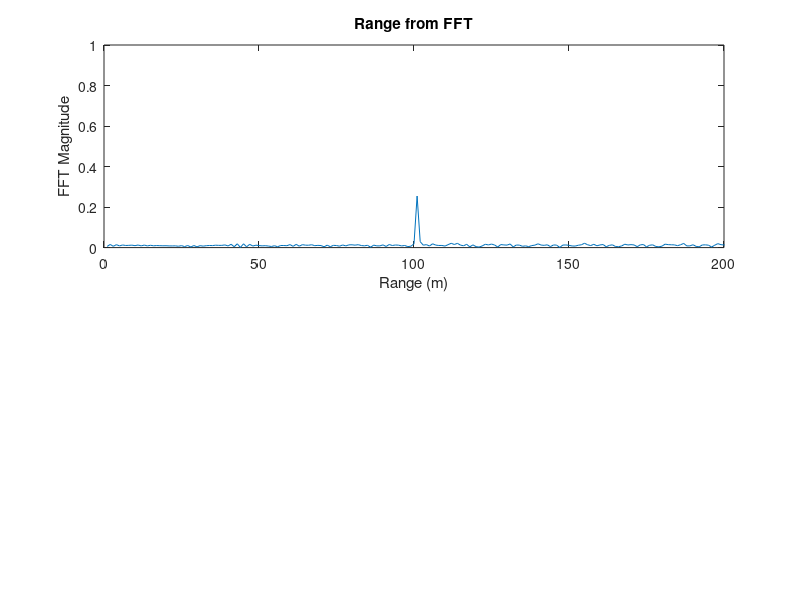
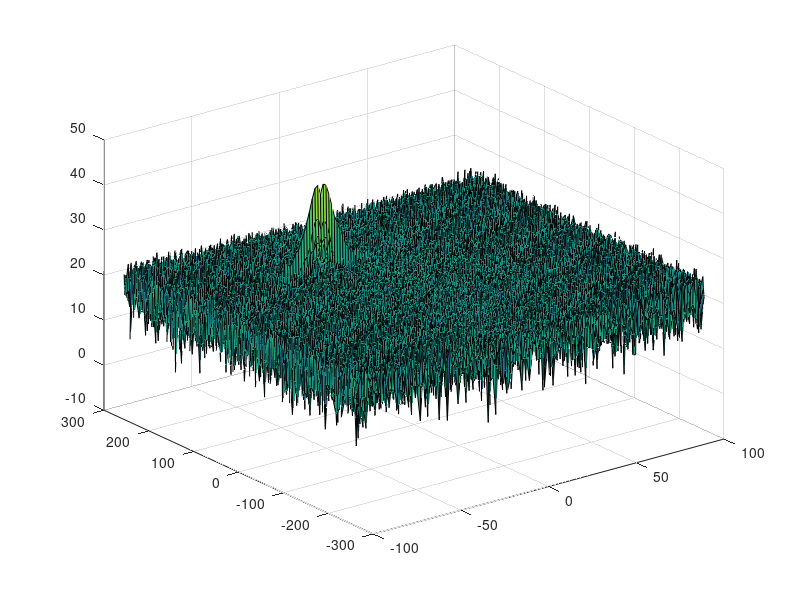

MATLAB code for these plots, in order: (Note: this script raises an error after producing the figures.)
clear all
clc;

%% Radar Specifications 
%%%%%%%%%%%%%%%%%%%%%%%%%%%
% Frequency of operation = 77GHz
% Max Range = 200m
% Range Resolution = 1 m
% Max Velocity = 100 m/s
%%%%%%%%%%%%%%%%%%%%%%%%%%%

%speed of light = 3e8
%% User Defined Range and Velocity of target
% *%TODO* :
% define the target's initial position and velocity. Note : Velocity
% remains contant
 range = 100;
 velocity = -30;


%% FMCW Waveform Generation

% *%TODO* :
%Design the FMCW waveform by giving the specs of each of its parameters.
% Calculate the Bandwidth (B), Chirp Time (Tchirp) and Slope (slope) of the FMCW
% chirp using the requirements above.
rangeResolution = 1;
rangeMax=200;
C = 3e8;
bandwidth = C / (2 * rangeResolution);
Tchirp = 5.5 * 2 * rangeMax / C;
slope = bandwidth / Tchirp;

%Operating carrier frequency of Radar 
fc= 77e9;             %carrier freq

                                                          
%The number of chirps in one sequence. Its ideal to have 2^ value for the ease of running the FFT
%for Doppler Estimation. 
Nd=128;                   % #of doppler cells OR #of sent periods % number of chirps

%The number of samples on each chirp. 
Nr=1024;                  %for length of time OR # of range cells

% Timestamp for running the displacement scenario for every sample on each
% chirp
t=linspace(0,Nd*Tchirp,Nr*Nd); %total time for samples


%Creating the vectors for Tx, Rx and Mix based on the total samples input.
Tx=zeros(1,length(t)); %transmitted signal
Rx=zeros(1,length(t)); %received signal
Mix = zeros(1,length(t)); %beat signal

%Similar vectors for range_covered and time delay.
r_t=zeros(1,length(t));
td=zeros(1,length(t));


%% Signal generation and Moving Target simulation
% Running the radar scenario over the time. 

for i=1:length(t)         
    
    
    % *%TODO* :
    %For each time stamp update the Range of the Target for constant velocity. 
    r_t(i) = range + velocity * t(i);
    % *%TODO* :
    %For each time sample we need update the transmitted and
    %received signal. 
    td(i) = 2 * r_t(i) / C;
    Tx(i) = cos(2 * pi * (fc * t(i) + (slope * t(i)^2) / 2));
    Rx(i) = cos(2 * pi * (fc * (t(i) - td(i)) + (slope * (t(i) - td(i))^2) / 2));
    
    % *%TODO* :
    %Now by mixing the Transmit and Receive generate the beat signal
    %This is done by element wise matrix multiplication of Transmit and
    %Receiver Signal
    Mix(i) = Tx(i) .* Rx(i);
    
end

%% RANGE MEASUREMENT


 % *%TODO* :
%reshape the vector into Nr*Nd array. Nr and Nd here would also define the size of
%Range and Doppler FFT respectively.
Mix=reshape(Mix, [Nr, Nd]);
 % *%TODO* :
%run the FFT on the beat signal along the range bins dimension (Nr) and
%normalize.
signal_FFT = fft(Mix, Nr)./Nr;
 % *%TODO* :
% Take the absolute value of FFT output
signal_FFT = abs(signal_FFT);
 % *%TODO* :
% Output of FFT is double sided signal, but we are interested in only one side of the spectrum.
% Hence we throw out half of the samples.
signal_FFT = signal_FFT(1:Nr/2);

%plotting the range
figure ('Name','Range from First FFT')
subplot(2,1,1)

 % *%TODO* :
 % plot FFT output 
plot(signal_FFT);
title('Range from FFT');
xlabel('Range (m)');
ylabel('FFT Magnitude');
 
axis ([0 200 0 1]);



%% RANGE DOPPLER RESPONSE
% The 2D FFT implementation is already provided here. This will run a 2DFFT
% on the mixed signal (beat signal) output and generate a range doppler
% map.You will implement CFAR on the generated RDM


% Range Doppler Map Generation.

% The output of the 2D FFT is an image that has reponse in the range and
% doppler FFT bins. So, it is important to convert the axis from bin sizes
% to range and doppler based on their Max values.

Mix=reshape(Mix,[Nr,Nd]);

% 2D FFT using the FFT size for both dimensions.
sig_fft2 = fft2(Mix,Nr,Nd);

% Taking just one side of signal from Range dimension.
sig_fft2 = sig_fft2(1:Nr/2,1:Nd);
sig_fft2 = fftshift (sig_fft2);
RDM = abs(sig_fft2);
RDM = 10*log10(RDM) ;

%use the surf function to plot the output of 2DFFT and to show axis in both
%dimensions
doppler_axis = linspace(-100,100,Nd);
range_axis = linspace(-200,200,Nr/2)*((Nr/2)/400);
figure,surf(doppler_axis,range_axis,RDM);

%% CFAR implementation

%Slide Window through the complete Range Doppler Map

% *%TODO* :
%Select the number of Training Cells in both the dimensions.
Tr = 8;
Td = 5; 
% *%TODO* :
%Select the number of Guard Cells in both dimensions around the Cell under 
%test (CUT) for accurate estimation
Gr = 2;
Gd = 2;
% *%TODO* :
% offset the threshold by SNR value in dB
offset= 6;
% *%TODO* :
%Create a vector to store noise_level for each iteration on training cells
noise_level = zeros(1,1);


% *%TODO* :
%design a loop such that it slides the CUT across range doppler map by
%giving margins at the edges for Training and Guard Cells.
%For every iteration sum the signal level within all the training
%cells. To sum convert the value from logarithmic to linear using db2pow
%function. Average the summed values for all of the training
%cells used. After averaging convert it back to logarithimic using pow2db.
%Further add the offset to it to determine the threshold. Next, compare the
%signal under CUT with this threshold. If the CUT level > threshold assign
%it a value of 1, else equate it to 0.


   % Use RDM[x,y] as the matrix from the output of 2D FFT for implementing
   % CFAR
r_size = 2 * (Tr + Gr) + 1;  % range size
d_size = 2 * (Td + Gd) + 1;  % doppler size
signal_CFAR = zeros(Nr/2, Nd);
Tcell = r_size * d_size - (2 * Gr + 1) * (2 * Gd + 1);

for i = 1+Tr+Gr:(Nr/2 - (Gr+Tr))
    for j = 1+Td+Gd:(Nd - (Gd+Td))
        sumWithoutTcell = sum(db2pow(RDM(i-Gr:i+Gr, j-Gd:j+Gd)), 'all');
        sumWithTcell = sum(db2pow(RDM(i-(Tr+Gr):i+Tr+Gr, j-(Td+Gd):j+Td+Gd)), 'all');
        
        noise_level = sumWithTcell - sumWithoutTcell;

        threshold = noise_level / Tcell;
        threshold = db2pow(pow2db(threshold) + offset);

        signal = db2pow(RDM(i,j));
% *%TODO* :
% The process above will generate a thresholded block, which is smaller 
%than the Range Doppler Map as the CUT cannot be located at the edges of
%matrix. Hence,few cells will not be thresholded. To keep the map size same
% set those values to 0. 
        if (signal <= threshold)
            signal_CFAR(i,j) = 0;
        else
            signal_CFAR(i,j) = 1;
        end
    end
end


% *%TODO* :
%display the CFAR output using the Surf function like we did for Range
%Doppler Response output.
figure,surf(doppler_axis,range_axis,signal_CFAR);
title("2D-CFAR on Range-Doppler Map")
xlabel('Velocity (m/s)')
ylabel('Range (m)')
zlabel('CFAR-Detection')
colorbar;
